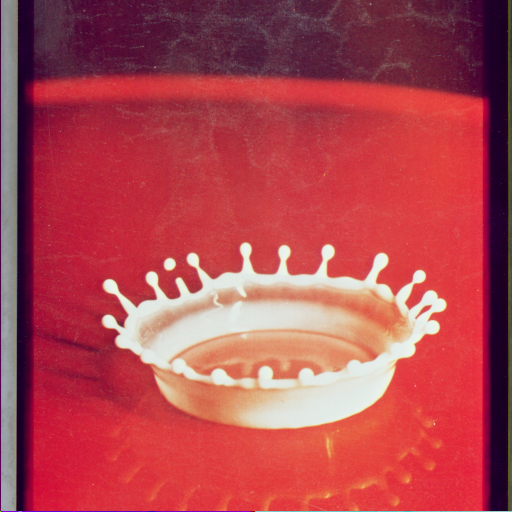
#> input picture Images/4.2.01.tiff, 512 x 512 px, found by its file name
$ python 38_ex6_AffineTransformation.py
#> lines starting #> are read from the running program, lines starting #| are printed output that depends on the picture
import cv2
import matplotlib.pyplot as plt
import numpy as np

def main():

    path="/home/g_r00t/PRIYANK/ex_images/"
    imgpath1 =  path + "4.2.01.tiff"
    img1 = cv2.imread(imgpath1, 1)
#> img1 is the input picture: shape (512, 512, 3); mean B, G, R 79.9, 70.5, 176.3
    img1 = cv2.cvtColor(img1, cv2.COLOR_BGR2RGB)


    rows, columns, channels = img1.shape
#> rows = 512; columns = 512; channels = 3

    point1 = np.float32([[500, 100], [200, 400], [100, 100]])
    point2 = np.float32([[200, 150], [100, 150], [400, 500]])

    A = cv2.getAffineTransform(point1, point2)

    print(A)


    output = cv2.warpAffine(img1, A, (columns, rows))
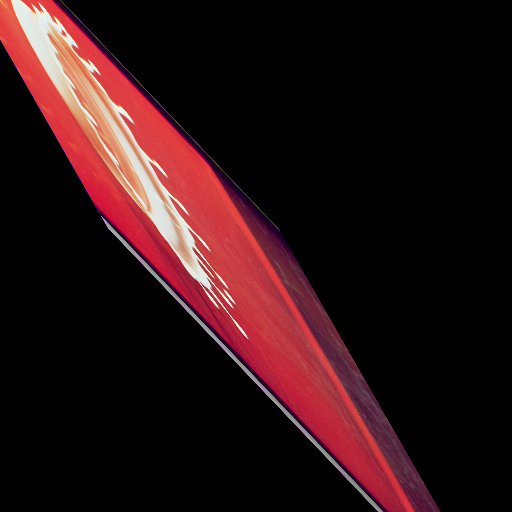
#> output: shape (512, 512, 3); mean R, G, B 42.3, 17.7, 19.7


    plt.imshow(output)
    plt.title('Transformed Image')
    plt.show()

if __name__ == "__main__":
    main()
